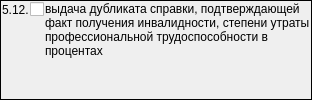
                  <widget class="QFrame" name="frame_13">
                   <property name="frameShape">
                    <enum>QFrame::Panel</enum>
                   </property>
                   <property name="frameShadow">
                    <enum>QFrame::Plain</enum>
                   </property>
                   <layout class="QGridLayout" name="gridLayout_16">
                    <property name="leftMargin">
                     <number>1</number>
                    </property>
                    <property name="topMargin">
                     <number>1</number>
                    </property>
                    <property name="rightMargin">
                     <number>1</number>
                    </property>
                    <property name="bottomMargin">
                     <number>1</number>
                    </property>
                    <property name="spacing">
                     <number>1</number>
                    </property>
                    <item row="0" column="0">
                     <widget class="QLabel" name="label_35">
                      <property name="sizePolicy">
                       <sizepolicy hsizetype="Fixed" vsizetype="Preferred">
                        <horstretch>0</horstretch>
                        <verstretch>0</verstretch>
                       </sizepolicy>
                      </property>
                      <property name="text">
                       <string>5.12.</string>
                      </property>
                     </widget>
                    </item>
                    <item row="0" column="1">
                     <widget class="QCheckBox" name="chkPurposeDirectionMSI512">
                      <property name="sizePolicy">
                       <sizepolicy hsizetype="Fixed" vsizetype="Fixed">
                        <horstretch>0</horstretch>
                        <verstretch>0</verstretch>
                       </sizepolicy>
                      </property>
                      <property name="text">
                       <string/>
                      </property>
                     </widget>
                    </item>
                    <item row="0" column="2" rowspan="2">
                     <widget class="QLabel" name="lblPurposeDirectionMSI512">
                      <property name="text">
                       <string>выдача дубликата справки, подтверждающей факт получения инвалидности, степени утраты профессиональной трудоспособности в процентах </string>
                      </property>
                      <property name="alignment">
                       <set>Qt::AlignLeading|Qt::AlignLeft|Qt::AlignTop</set>
                      </property>
                      <property name="wordWrap">
                       <bool>true</bool>
                      </property>
                     </widget>
                    </item>
                   </layout>
                  </widget>
